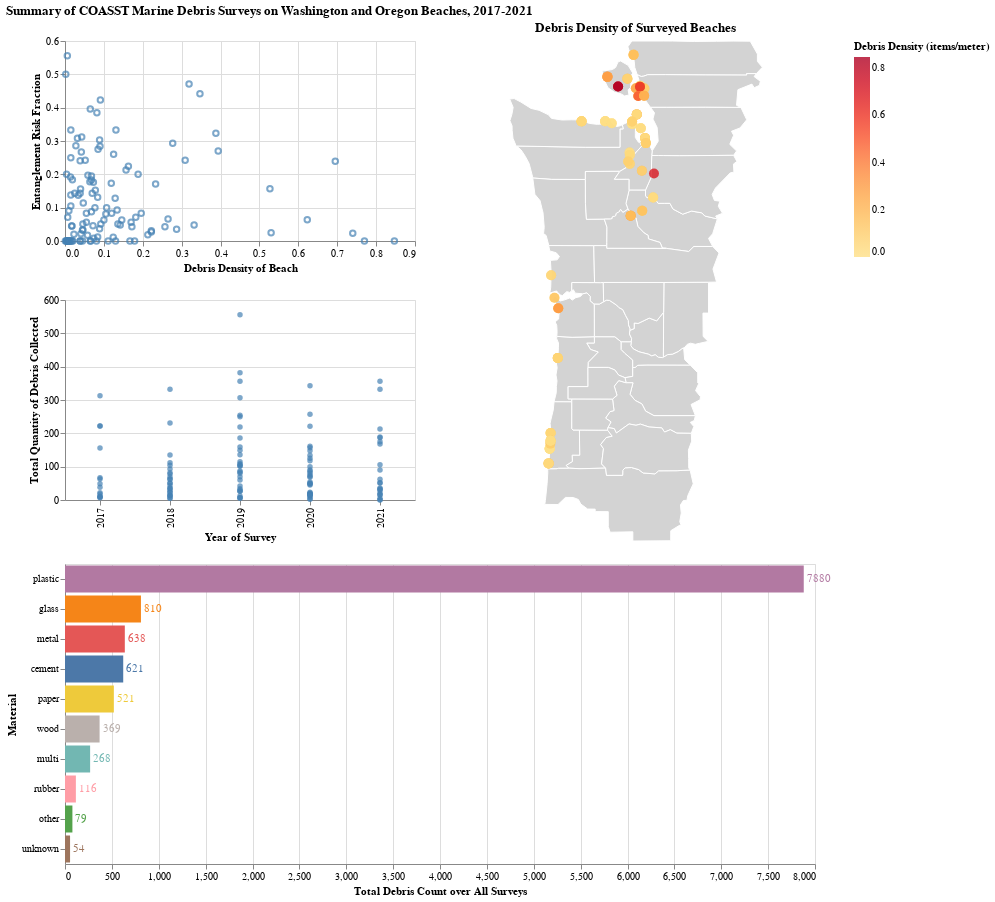

The notebook cell saved with this chart:
### Code cell
selection1 = alt.selection_interval()

background = alt.Chart(gdf).mark_geoshape(
    fill='lightgray',
    stroke='white'
).properties(
    width=400,
    height=500
)

points = alt.Chart(df_filtered).mark_circle(opacity = 0.8).encode(
    longitude='beach_longitude:Q',
    latitude='beach_latitude:Q',
    color=alt.Color('avg_debris_density:Q', scale=alt.Scale(scheme='yelloworangered'), legend=alt.Legend(title='Debris Density (items/meter)')),
    size=alt.condition(selection1, alt.value(100), alt.value(0)),
    tooltip=[alt.Tooltip('beach_name:N', title='Beach Name'),
             alt.Tooltip('year:O', title='Year'),
             alt.Tooltip('avg_debris_density:Q', title='Debris Density (items/meter)'),
             alt.Tooltip('beach_length:O', title='Beach Length (km)'),
             #alt.Tooltip('beach_width:N', title='Beach Width'),
             alt.Tooltip('total_debris_count:Q', title='Total debris count'),
             alt.Tooltip('avg_entanglement_debris_density:N', title='Entanglement Debris Density (items/meter)'),
             alt.Tooltip('entanglement fraction:Q', title='Entanglement Risk Fraction'),
             #alt.Tooltip('has_loops:N', title='Loopy debris count'),
             ]
).properties( title= 'Debris Density of Surveyed Beaches',
    width=400,
    height=500
)

scatter = alt.Chart(df_filtered).mark_point().encode(
    x=alt.X('avg_debris_density:Q', title='Debris Density of Beach'),
    y= alt.Y('entanglement fraction:Q',title='Entanglement Risk Fraction'),
    color=alt.condition(selection1, alt.value('steelblue'), alt.value('lightgray')),
).add_selection(selection1).properties(width=350, height=200)

scatter2 = alt.Chart(df_filtered).mark_circle().encode(
    x=alt.X('year:N',title='Year of Survey'),
    y=alt.Y('total_debris_count:Q',title='Total Quantity of Debris Collected'),
    color=alt.condition(selection1, alt.value('steelblue'), alt.value('lightgray')),
    tooltip=[alt.Tooltip('beach_name:N', title='Beach Name'),
            alt.Tooltip('avg_debris_density:Q', title='Debris Density (items/meter)')]
).add_selection(selection1).properties(width=350, height=200)

bars = alt.Chart(material_count_df).mark_bar().encode(
    x=alt.X('sum(material_count):Q', title='Total Debris Count over All Surveys'),
    y=alt.Y('material:N', title='Material', sort='-x'),
    color=alt.Color('material:N', legend=None),
).properties(width=750, height=300)

text = bars.mark_text(
    align='left',
    baseline='middle',
    dx=3  # Nudges text to right so it doesn't appear on top of the bar
).encode(
    text='sum(material_count):Q'
)

chart = alt.vconcat((alt.vconcat(scatter, scatter2) | (background + points)), (bars+text), 
                    title='Summary of COASST Marine Debris Surveys on Washington and Oregon Beaches, 2017-2021')
chart
